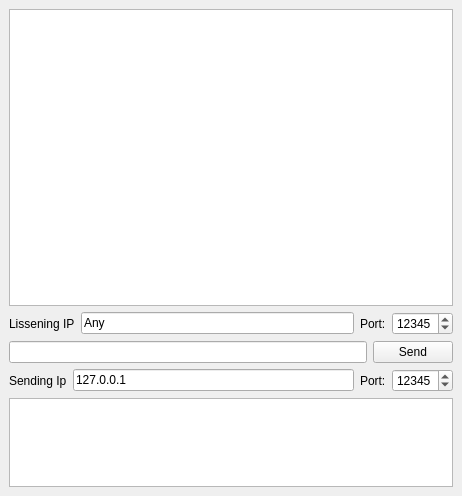
<?xml version="1.0" encoding="UTF-8"?>
<ui version="4.0">
 <class>ServerWindow</class>
 <widget class="QMainWindow" name="ServerWindow">
  <property name="geometry">
   <rect>
    <x>0</x>
    <y>0</y>
    <width>462</width>
    <height>496</height>
   </rect>
  </property>
  <property name="windowTitle">
   <string>Server</string>
  </property>
  <widget class="QWidget" name="centralwidget">
   <layout class="QVBoxLayout" name="verticalLayout">
    <item>
     <widget class="QTextEdit" name="textEdit">
      <property name="sizePolicy">
       <sizepolicy hsizetype="Expanding" vsizetype="Expanding">
        <horstretch>0</horstretch>
        <verstretch>10</verstretch>
       </sizepolicy>
      </property>
     </widget>
    </item>
    <item>
     <layout class="QHBoxLayout" name="horizontalLayout_3">
      <item>
       <widget class="QLabel" name="label_3">
        <property name="text">
         <string>Lissening IP</string>
        </property>
       </widget>
      </item>
      <item>
       <widget class="QLineEdit" name="lineEditListenIP">
        <property name="text">
         <string>Any</string>
        </property>
       </widget>
      </item>
      <item>
       <widget class="QLabel" name="label_4">
        <property name="text">
         <string>Port:</string>
        </property>
       </widget>
      </item>
      <item>
       <widget class="QSpinBox" name="spinBoxListenPort">
        <property name="maximum">
         <number>99999</number>
        </property>
        <property name="value">
         <number>12345</number>
        </property>
       </widget>
      </item>
     </layout>
    </item>
    <item>
     <layout class="QHBoxLayout" name="horizontalLayout">
      <item>
       <widget class="QLineEdit" name="lineEdit"/>
      </item>
      <item>
       <widget class="QPushButton" name="pushButton">
        <property name="text">
         <string>Send</string>
        </property>
       </widget>
      </item>
     </layout>
    </item>
    <item>
     <layout class="QHBoxLayout" name="horizontalLayout_2">
      <item>
       <widget class="QLabel" name="label">
        <property name="text">
         <string>Sending Ip</string>
        </property>
       </widget>
      </item>
      <item>
       <widget class="QLineEdit" name="lineEditSendIP">
        <property name="text">
         <string>127.0.0.1</string>
        </property>
       </widget>
      </item>
      <item>
       <widget class="QLabel" name="label_2">
        <property name="text">
         <string>Port:</string>
        </property>
       </widget>
      </item>
      <item>
       <widget class="QSpinBox" name="spinBoxSendPort">
        <property name="maximum">
         <number>99999</number>
        </property>
        <property name="value">
         <number>12345</number>
        </property>
       </widget>
      </item>
     </layout>
    </item>
    <item>
     <widget class="QTextEdit" name="listOfClients">
      <property name="sizePolicy">
       <sizepolicy hsizetype="Expanding" vsizetype="Expanding">
        <horstretch>0</horstretch>
        <verstretch>3</verstretch>
       </sizepolicy>
      </property>
     </widget>
    </item>
   </layout>
  </widget>
 </widget>
 <resources/>
 <connections>
  <connection>
   <sender>pushButton</sender>
   <signal>clicked()</signal>
   <receiver>ServerWindow</receiver>
   <slot>sendData()</slot>
   <hints>
    <hint type="sourcelabel">
     <x>248</x>
     <y>245</y>
    </hint>
    <hint type="destinationlabel">
     <x>157</x>
     <y>274</y>
    </hint>
   </hints>
  </connection>
 </connections>
</ui>
